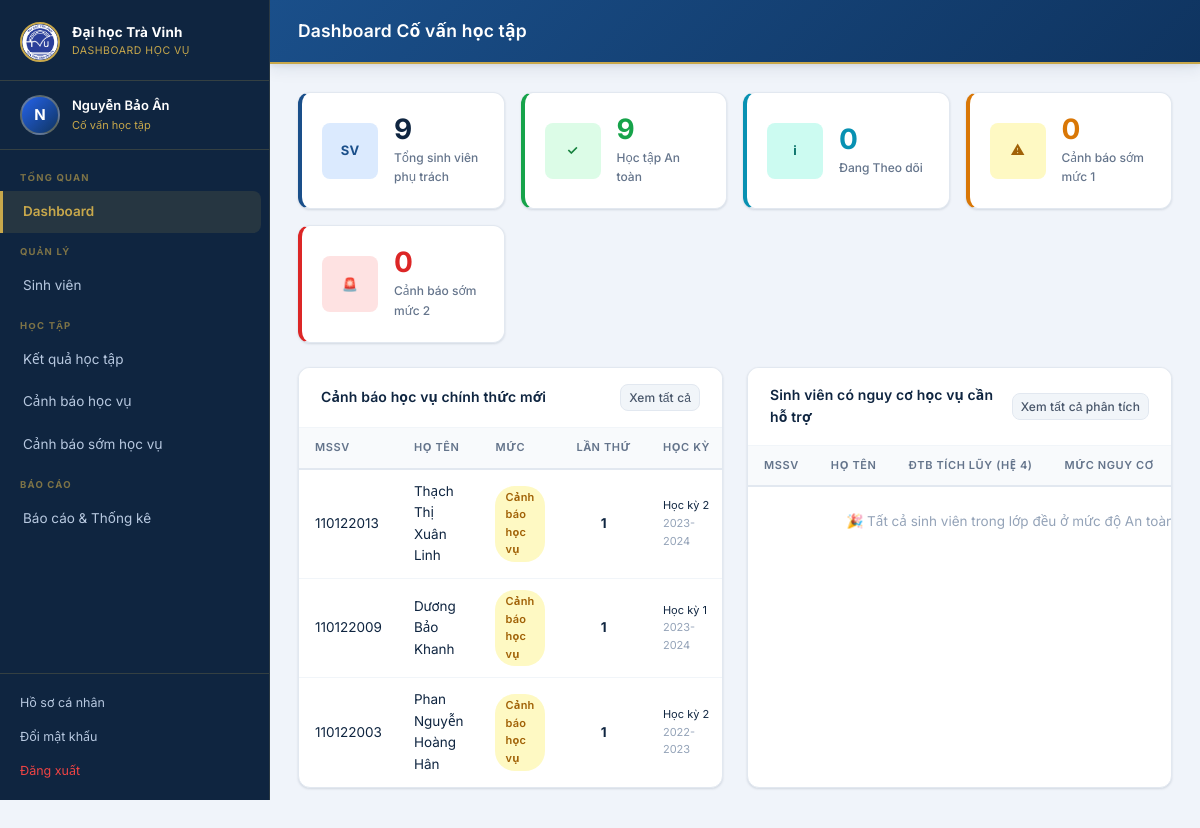
Screenshot of /dashboard/ (signed in) with the database file from the repository.
### accounts/models.py (models this page shows, shortened)
class CustomUser(AbstractUser):
    ROLE_CHOICES = [
        ('admin', 'Quản trị viên'),
        ('giaovu', 'Giáo vụ'),
        ('covan', 'Cố vấn học tập'),
        ('sinhvien', 'Sinh viên'),
    ]
    role = models.CharField(max_length=20, choices=ROLE_CHOICES, default='sinhvien', verbose_name='Vai trò')
    full_name = models.CharField(max_length=200, blank=True, verbose_name='Họ và tên')
    phone = models.CharField(max_length=15, blank=True, verbose_name='Số điện thoại')
    class Meta:
        verbose_name = 'Người dùng'
        verbose_name_plural = 'Người dùng'
    @property
    def is_admin(self):
        return self.role == 'admin'
    @property
    def is_giaovu(self):
        return self.role == 'giaovu'
    @property
    def is_sinhvien(self):
        return self.role == 'sinhvien'

### academic_warnings/models.py (models this page shows, shortened)
class CanhBaoHocVu(models.Model):
    MUC_CHOICES = [
        ('canh_bao', 'Cảnh báo học vụ'),
        ('buoc_thoi_hoc', 'Buộc thôi học'),
    ]
    TRANG_THAI_CHOICES = [
        ('chua_xu_ly', 'Chưa thông báo'),
        ('da_xu_ly', 'Đã thông báo'),
    ]
    sinh_vien = models.ForeignKey(SinhVien, on_delete=models.CASCADE,
                                   related_name='canh_bao', verbose_name='Sinh viên')
    hoc_ky = models.ForeignKey(HocKy, on_delete=models.CASCADE,
                                related_name='canh_bao', verbose_name='Học kỳ')
    muc_canh_bao = models.CharField(max_length=20, choices=MUC_CHOICES, verbose_name='Mức cảnh báo')
    ly_do = models.TextField(verbose_name='Lý do cảnh báo')
    so_lan_canh_bao = models.PositiveSmallIntegerField(default=1, verbose_name='Lần cảnh báo thứ')
    ngay_tao = models.DateTimeField(auto_now_add=True, verbose_name='Ngày tạo')
    trang_thai = models.CharField(max_length=20, choices=TRANG_THAI_CHOICES,
                                   default='chua_xu_ly', verbose_name='Trạng thái')
    ghi_chu = models.TextField(blank=True, verbose_name='Ghi chú xử lý')
    da_an = models.BooleanField(default=False, verbose_name='Đã ẩn khỏi danh sách')
    nguoi_dung_an = models.ManyToManyField(
        settings.AUTH_USER_MODEL,
        blank=True,
        related_name='canh_bao_da_an',
        verbose_name='Người dùng đã ẩn'
    )
    class Meta:
        verbose_name = 'Cảnh báo học vụ'
        verbose_name_plural = 'Cảnh báo học vụ'
        unique_together = ['sinh_vien', 'hoc_ky']
        ordering = ['trang_thai', '-ngay_tao']
    @property
    def mau_canh_bao(self):
        return {'canh_bao': 'warning', 'buoc_thoi_hoc': 'danger'}.get(self.muc_canh_bao, 'secondary')

### students/models.py (models this page shows, shortened)
class SinhVien(models.Model):
    TRANG_THAI_CHOICES = [
        ('dang_hoc', 'Đang học'),
        ('canh_bao', 'Cảnh báo học vụ'),
        ('dinh_chi', 'Đình chỉ'),
        ('tot_nghiep', 'Tốt nghiệp'),
        ('thoi_hoc', 'Thôi học'),
    ]
    user = models.OneToOneField(CustomUser, on_delete=models.SET_NULL, null=True, blank=True,
                                 related_name='sinh_vien', verbose_name='Tài khoản')
    mssv = models.CharField(max_length=20, unique=True, verbose_name='Mã số sinh viên')
    ho_ten = models.CharField(max_length=200, verbose_name='Họ và tên')
    ngay_sinh = models.DateField(null=True, blank=True, verbose_name='Ngày sinh')
    gioi_tinh = models.CharField(max_length=5, choices=[('Nam', 'Nam'), ('Nu', 'Nữ')], blank=True)
    email = models.EmailField(blank=True, verbose_name='Email')
    so_dien_thoai = models.CharField(max_length=15, blank=True, verbose_name='Số điện thoại')
    nganh = models.ForeignKey(Nganh, on_delete=models.SET_NULL, null=True, verbose_name='Ngành')
    khoa = models.CharField(max_length=10, verbose_name='Khóa học', help_text='VD: K2021')
    lop = models.ForeignKey('Lop', on_delete=models.SET_NULL, null=True, blank=True,
                             related_name='sinh_viens', verbose_name='Lớp')
    covan = models.ForeignKey(CustomUser, on_delete=models.SET_NULL, null=True, blank=True,
                               related_name='sinh_vien_phu_trach', verbose_name='Cố vấn học tập',
                               limit_choices_to={'role': 'covan'})
    trang_thai = models.CharField(max_length=20, choices=TRANG_THAI_CHOICES, default='dang_hoc',
                                   verbose_name='Trạng thái')
    ngay_nhap_hoc = models.DateField(null=True, blank=True, verbose_name='Ngày nhập học')
    class Meta:
        verbose_name = 'Sinh viên'
        verbose_name_plural = 'Sinh viên'
        ordering = ['mssv']

class HocKy(models.Model):
    KY_CHOICES = [('1', 'Học kỳ 1'), ('2', 'Học kỳ 2'), ('3', 'Học kỳ hè')]
    ky = models.CharField(max_length=2, choices=KY_CHOICES, verbose_name='Kỳ học')
    nam_hoc = models.CharField(max_length=10, verbose_name='Năm học', help_text='VD: 2023-2024')
    ngay_bat_dau = models.DateField(null=True, blank=True, verbose_name='Ngày bắt đầu')
    ngay_ket_thuc = models.DateField(null=True, blank=True, verbose_name='Ngày kết thúc')
    la_hien_tai = models.BooleanField(default=False, verbose_name='Học kỳ hiện tại')
    class Meta:
        verbose_name = 'Học kỳ'
        verbose_name_plural = 'Học kỳ'
        unique_together = ['ky', 'nam_hoc']
        ordering = ['-nam_hoc', '-ky']
    def __str__(self):
        return f"HK{self.ky} - {self.nam_hoc}"

### dashboard/views.py (the view)
# urls.py: path('', lambda request: redirect('dashboard:index'), name='home'),
@login_required
def index(request):
    role = request.user.role
    if role == 'sinhvien':
        return dashboard_sinhvien(request)
    elif role == 'covan':
        return dashboard_covan(request)
    elif role in ('giaovu', 'admin'):
        return dashboard_giaovu(request)
    return render(request, 'dashboard/index.html')

### templates/dashboard/dashboard_covan.html (shortened to what this page needs)
{% extends 'base.html' %}
{% block page_title %}Dashboard Cố vấn học tập{% endblock %}
{% block content %}
<div class="grid-4 mb-4" style="display: grid; grid-template-columns: repeat(auto-fit, minmax(180px, 1fr)); gap: 16px;">
    <a href="{% url 'academic_warnings:canhbao_som_list' %}" class="stat-card" style="text-decoration:none; border-left: 4px solid var(--primary);">
        <div class="stat-icon blue">SV</div>
        <div class="stat-info">
            <div class="stat-value">{{ total_sv }}</div>
            <div class="stat-label">Tổng sinh viên phụ trách</div>
        </div>
    </a>
    <a href="{% url 'academic_warnings:canhbao_som_list' %}?muc_nguy_co=safe" class="stat-card" style="text-decoration:none; border-left: 4px solid var(--success);">
        <div class="stat-icon green">✓</div>
        <div class="stat-info">
            <div class="stat-value" style="color: var(--success);">{{ cbs_stats.safe }}</div>
            <div class="stat-label">Học tập An toàn</div>
        </div>
    </a>
    <a href="{% url 'academic_warnings:canhbao_som_list' %}?muc_nguy_co=monitor" class="stat-card" style="text-decoration:none; border-left: 4px solid var(--info);">
        <div class="stat-icon teal">ℹ</div>
        <div class="stat-info">
            <div class="stat-value" style="color: var(--info);">{{ cbs_stats.monitor }}</div>
            <div class="stat-label">Đang Theo dõi</div>
        </div>
    </a>
    <a href="{% url 'academic_warnings:canhbao_som_list' %}?muc_nguy_co=warning_1" class="stat-card" style="text-decoration:none; border-left: 4px solid var(--warning);">
        <div class="stat-icon yellow">⚠</div>
        <div class="stat-info">
            <div class="stat-value" style="color: var(--warning);">{{ cbs_stats.warning_1 }}</div>
            <div class="stat-label">Cảnh báo sớm mức 1</div>
        </div>
    </a>
    <a href="{% url 'academic_warnings:canhbao_som_list' %}?muc_nguy_co=warning_2" class="stat-card" style="text-decoration:none; border-left: 4px solid var(--danger);">
        <div class="stat-icon red">🚨</div>
        <div class="stat-info">
            <div class="stat-value" style="color: var(--danger);">{{ cbs_stats.warning_2 }}</div>
            <div class="stat-label">Cảnh báo sớm mức 2</div>
        </div>
    </a>
</div>
<div class="grid-2 mb-4" style="display: grid; grid-template-columns: 1fr 1fr; gap: 24px;">
    <div class="card">
        <div class="card-header">
            <span class="card-title">Cảnh báo học vụ chính thức mới</span>
            <a href="{% url 'academic_warnings:canhbao_list' %}?trang_thai=chua_xu_ly" class="btn btn-sm btn-secondary" style="font-size:12px; padding:3px 8px;">Xem tất cả</a>
        </div>
        <div class="card-body" style="padding:0">
            <table class="data-table">
                <thead>
                    <tr>
                        <th>MSSV</th>
                        <th>Họ tên</th>
                        <th>Mức</th>
                        <th>Lần thứ</th>
                        <th>Học kỳ</th>
                    </tr>
                </thead>
                <tbody>
                    {% for cb in canh_baos_moi|slice:":5" %}
                    <tr>
                        <td>{{ cb.sinh_vien.mssv }}</td>
                        <td>{{ cb.sinh_vien.ho_ten }}</td>
                        <td><span class="badge badge-{{ cb.mau_canh_bao }}">{{ cb.get_muc_canh_bao_display }}</span></td>
                        <td style="text-align: center;"><strong>{{ cb.so_lan_canh_bao }}</strong></td>
                        <td style="font-size: 11px;">Học kỳ {{ cb.hoc_ky.ky }}<br><span class="text-muted">{{ cb.hoc_ky.nam_hoc }}</span></td>
                    </tr>
                    {% empty %}
                    <tr><td colspan="6" style="text-align:center;color:#94a3b8;padding:24px">Không có cảnh báo chính thức mới</td></tr>
                    {% endfor %}
                </tbody>
            </table>
        </div>
    </div>
    <div class="card">
        <div class="card-header">
            <span class="card-title">Sinh viên có nguy cơ học vụ cần hỗ trợ</span>
            <a href="{% url 'academic_warnings:canhbao_som_list' %}" class="btn btn-sm btn-secondary" style="font-size:12px; padding:3px 8px;">Xem tất cả phân tích</a>
        </div>
        <div class="card-body" style="padding:0">
            <table class="data-table">
                <thead>
                    <tr>
                        <th>MSSV</th>
                        <th>Họ tên</th>
                        <th>ĐTB Tích lũy (Hệ 4)</th>
                        <th style="text-align: center;">Mức nguy cơ</th>
                        <th style="text-align: center; width: 100px;">Hành động</th>
                    </tr>
                </thead>
                <tbody>
                    {% for item in sv_risk_list|slice:":5" %}
                    <tr>
                        <td>{{ item.sinh_vien.mssv }}</td>
                        <td>{{ item.sinh_vien.ho_ten }}</td>
                        <td><strong class="text-primary">{{ item.gpa_tl_4|floatformat:2 }}</strong> <span class="text-muted" style="font-size:10px">({{ item.gpa_tl_10|floatformat:2 }})</span></td>
                        <td style="text-align: center;">
                            <span class="badge badge-{{ item.mau_nguy_co }}">{{ item.muc_nguy_co_display }}</span>
                        </td>
                        <td style="text-align: center;">
                            <a href="{% url 'academic_warnings:canhbao_som_detail' item.sinh_vien.mssv %}" class="btn btn-sm btn-primary" style="padding:2px 8px; font-size:11px;">Phân tích</a>
                        </td>
                    </tr>
                    {% empty %}
                    <tr><td colspan="5" style="text-align:center;color:#94a3b8;padding:24px">🎉 Tất cả sinh viên trong lớp đều ở mức độ An toàn!</td></tr>
                    {% endfor %}
                </tbody>
            </table>
        </div>
    </div>
</div>
{% endblock %}

### templates/base.html (shortened to what this page needs)
<!DOCTYPE html>
<html lang="vi">
<head>
    <link rel="stylesheet" href="/static/css/main.css?v=1.0.1">
</head>
<body>
{% if user.is_authenticated %}
<aside class="sidebar" id="sidebar">
    <div class="sidebar-brand">
        <img src="/static/img/logo_tvu.png" alt="TVU Logo"
             style="width:40px;height:40px;border-radius:50%;object-fit:cover;flex-shrink:0">
        <div>
            <div class="brand-text">Đại học Trà Vinh</div>
            <div class="brand-sub">Dashboard Học Vụ</div>
        </div>
    </div>
    <div class="sidebar-user">
        <div class="avatar">{{ user.full_name|first|upper|default:user.username|first|upper }}</div>
        <div class="user-info">
            <div class="user-name">{{ user.full_name|default:user.username }}</div>
            <div class="user-role">{{ user.get_role_display }}</div>
        </div>
    </div>
    <nav class="sidebar-nav">
        <div class="nav-section-title">Tổng quan</div>
        <a href="{% url 'dashboard:index' %}" class="{% if request.resolver_match.namespace == 'dashboard' and request.resolver_match.url_name == 'index' %}active{% endif %}">
            Dashboard
        </a>
        {% if not user.is_sinhvien %}
        <div class="nav-section-title">Quản lý</div>
        <a href="{% url 'students:sinhvien_list' %}" class="{% if request.resolver_match.namespace == 'students' and 'sinhvien' in request.resolver_match.url_name %}active{% endif %}">
            Sinh viên
        </a>
        {% else %}
        <div class="nav-section-title">Thông tin</div>
        {% endif %}
        <div class="nav-section-title">Học tập</div>
        <a href="{% url 'results:ketqua_list' %}" class="{% if request.resolver_match.namespace == 'results' %}active{% endif %}">
            Kết quả học tập
        </a>
        <a href="{% url 'academic_warnings:canhbao_list' %}" class="{% if request.resolver_match.namespace == 'academic_warnings' and request.resolver_match.url_name == 'canhbao_list' %}active{% endif %}">
            Cảnh báo học vụ
        </a>
        <a href="{% url 'academic_warnings:canhbao_som_list' %}" class="{% if request.resolver_match.namespace == 'academic_warnings' and 'canhbao_som' in request.resolver_match.url_name %}active{% endif %}">
            Cảnh báo sớm học vụ
        </a>
        {% if not user.is_sinhvien %}
        <div class="nav-section-title">Báo cáo</div>
        <a href="{% url 'dashboard:bao_cao' %}" class="{% if request.resolver_match.url_name == 'bao_cao' %}active{% endif %}">
            Báo cáo & Thống kê
        </a>
        {% endif %}
    </nav>
    <div class="sidebar-footer">
        <a href="{% url 'accounts:profile' %}">Hồ sơ cá nhân</a>
        <a href="{% url 'accounts:change_password' %}">Đổi mật khẩu</a>
        <a href="{% url 'accounts:logout' %}" style="color:#ef4444">Đăng xuất</a>
    </div>
</aside>
<div class="main-wrapper">
    <header class="topbar">
        <div class="topbar-title">{% block page_title %}Dashboard{% endblock %}</div>
    </header>
    <main class="page-content">
        {% block content %}{% endblock %}
    </main>
</div>
{% else %}
{% block auth_content %}{% endblock %}
{% endif %}
</body>
</html>

### rows the page displays
CustomUser: full_name|first "N", full_name "Nguyễn Bảo Ân", role "Cố vấn học tập"
CanhBaoHocVu: sinh_vien.mssv "110122013", sinh_vien.ho_ten "Thạch Thị Xuân Linh", muc_canh_bao "Cảnh báo học vụ", so_lan_canh_bao "1", hoc_ky.ky "2", hoc_ky.nam_hoc "2023-2024"
CanhBaoHocVu: sinh_vien.mssv "110122009", sinh_vien.ho_ten "Dương Bảo Khanh", muc_canh_bao "Cảnh báo học vụ", so_lan_canh_bao "1", hoc_ky.ky "1", hoc_ky.nam_hoc "2023-2024"
CanhBaoHocVu: sinh_vien.mssv "110122003", sinh_vien.ho_ten "Phan Nguyễn Hoàng Hân", muc_canh_bao "Cảnh báo học vụ", so_lan_canh_bao "1", hoc_ky.ky "2", hoc_ky.nam_hoc "2022-2023"

### other values shown
{{ total_sv }} "9"
{{ cbs_stats.safe }} "9"
{{ cbs_stats.monitor }} "0"
{{ cbs_stats.warning_1 }} "0"
{{ cbs_stats.warning_2 }} "0"
